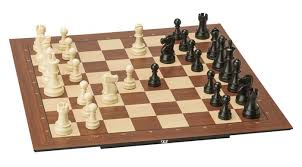
#> input picture opencvtest/download.jpg, 302 x 167 px, found by its file name
$ python test.py
#> lines starting #> are read from the running program, lines starting #| are printed output that depends on the picture; after the words box and inside, x2 and y2 are one past the last pixel; in counts of white or black regions, pixels touching at a corner belong together
import numpy
import cv2 as cv
import os

#Load image
pngdir = os.path.dirname(os.path.abspath(__file__))
inppng = pngdir + "\download.jpg"
img = cv.imread(inppng,1)
#> img is the input picture: shape (167, 302, 3); mean B, G, R 170, 184.9, 201.3
# [6 lines of commented-out code are left out]
img2 = cv.Canny(img,100,200)
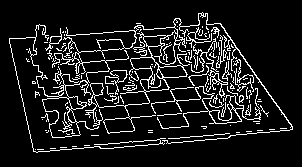
#> img2: shape (167, 302); 10.9% white in thin lines or dots, all inside (x1, y1, x2, y2) = (9, 12, 293, 153)

#Show image
cv.imshow('trialpic',img2)
cv.waitKey(0)
cv.destroyAllWindows()

#Write image
outpng = pngdir + "\outputpic.jpg"
cv.imwrite(outpng,img2)

$ run again, with opencvtest/trialpic.jpg copied over opencvtest/download.jpg
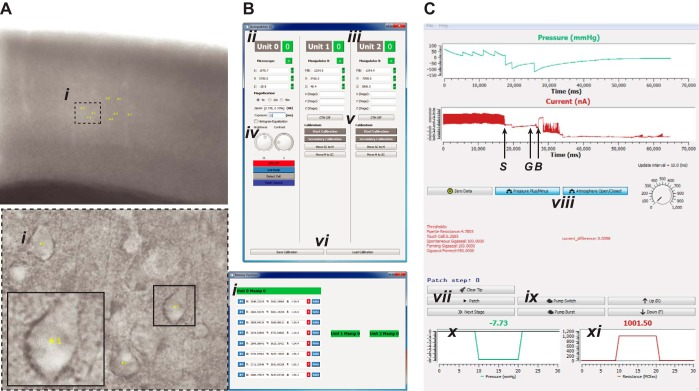
#> input picture opencvtest/trialpic.jpg, 699 x 391 px, found by its file name
#> img is the input picture: shape (391, 699, 3); mean B, G, R 204, 205.7, 209.1
#> `img2 = cv.Canny(img,100,200)`:
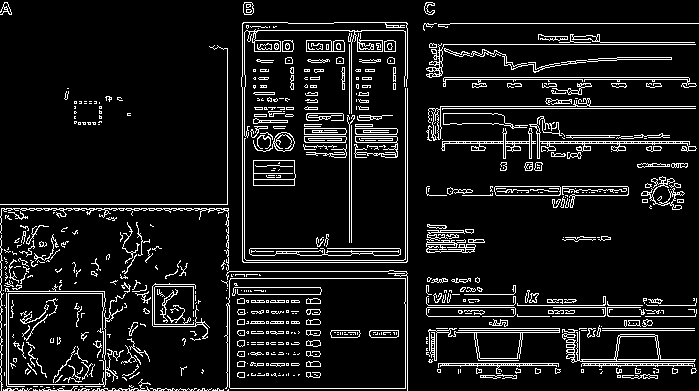
#> img2: shape (391, 699); 9.5% white in thin lines or dots
